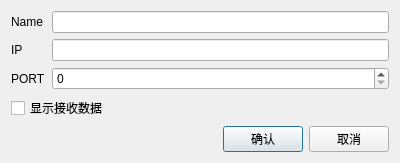
<?xml version="1.0" encoding="UTF-8"?>
<ui version="4.0">
 <class>NewUdpDialog</class>
 <widget class="QDialog" name="NewUdpDialog">
  <property name="geometry">
   <rect>
    <x>0</x>
    <y>0</y>
    <width>400</width>
    <height>127</height>
   </rect>
  </property>
  <property name="windowTitle">
   <string>UDP</string>
  </property>
  <layout class="QVBoxLayout" name="verticalLayout">
   <item>
    <layout class="QGridLayout" name="gridLayout">
     <item row="0" column="0">
      <widget class="QLabel" name="label_3">
       <property name="text">
        <string>Name</string>
       </property>
      </widget>
     </item>
     <item row="0" column="1">
      <widget class="QLineEdit" name="lineEditName"/>
     </item>
     <item row="1" column="0">
      <widget class="QLabel" name="label">
       <property name="text">
        <string>IP</string>
       </property>
      </widget>
     </item>
     <item row="1" column="1">
      <widget class="QLineEdit" name="lineEditIp"/>
     </item>
     <item row="2" column="0">
      <widget class="QLabel" name="label_2">
       <property name="text">
        <string>PORT</string>
       </property>
      </widget>
     </item>
     <item row="2" column="1">
      <widget class="QSpinBox" name="spinBoxPort">
       <property name="minimum">
        <number>0</number>
       </property>
       <property name="maximum">
        <number>65535</number>
       </property>
      </widget>
     </item>
    </layout>
   </item>
   <item>
    <widget class="QCheckBox" name="checkBoxDisplayData">
     <property name="text">
      <string>显示接收数据</string>
     </property>
    </widget>
   </item>
   <item>
    <layout class="QHBoxLayout" name="horizontalLayout">
     <item>
      <spacer name="horizontalSpacer">
       <property name="orientation">
        <enum>Qt::Horizontal</enum>
       </property>
       <property name="sizeHint" stdset="0">
        <size>
         <width>40</width>
         <height>20</height>
        </size>
       </property>
      </spacer>
     </item>
     <item>
      <widget class="QPushButton" name="pushButtonConfirm">
       <property name="text">
        <string>确认</string>
       </property>
      </widget>
     </item>
     <item>
      <widget class="QPushButton" name="pushButtonCancel">
       <property name="text">
        <string>取消</string>
       </property>
      </widget>
     </item>
    </layout>
   </item>
  </layout>
 </widget>
 <resources/>
 <connections/>
</ui>
